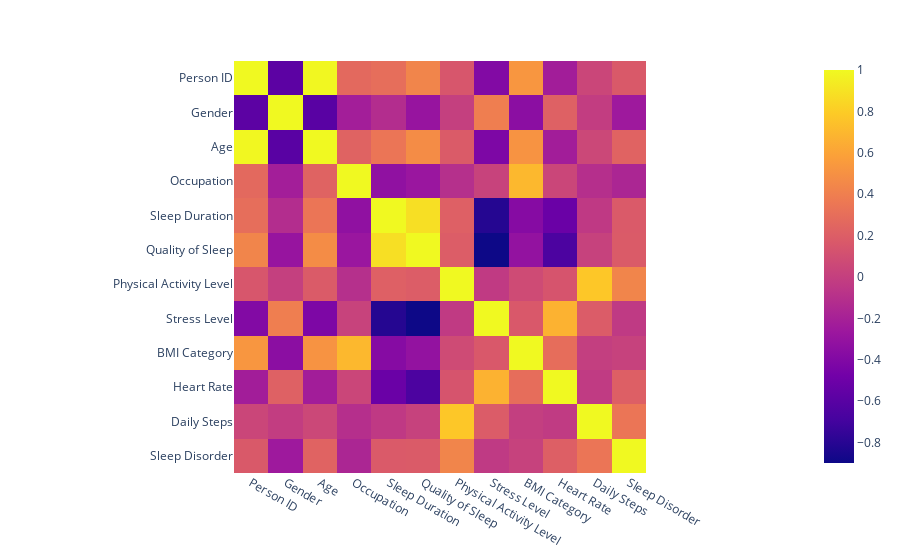

Notebook source saved alongside this figure:
### Code cell
import plotly.express as px
fig = px.imshow(df1.corr())
fig.show()

### Figure 1 — Plotly figure (JSON) as saved in the notebook; plotly's stock layout.template omitted (floating-point values rounded to 4 significant figures; data arrays with more than 128 entries replaced by an {"elided": "..."} marker saying what was removed)
{"data": [{"coloraxis": "coloraxis", "hovertemplate": "x: %{x}<br>y: %{y}<br>color: %{z}<extra></extra>", "name": "0", "type": "heatmap", "x": ["Person ID", "Gender", "Age", "Occupation", "Sleep Duration", "Quality of Sleep", "Physical Activity Level", "Stress Level", "BMI Category", "Heart Rate", "Daily Steps", "Sleep Disorder"], "xaxis": "x", "y": ["Person ID", "Gender", "Age", "Occupation", "Sleep Duration", "Quality of Sleep", "Physical Activity Level", "Stress Level", "BMI Category", "Heart Rate", "Daily Steps", "Sleep Disorder"], "yaxis": "y", "z": {"elided": "12x12 float values"}}], "layout": {"coloraxis": {"colorscale": [[0, "#0d0887"], [0.1111, "#46039f"], [0.2222, "#7201a8"], [0.3333, "#9c179e"], [0.4444, "#bd3786"], [0.5556, "#d8576b"], [0.6667, "#ed7953"], [0.7778, "#fb9f3a"], [0.8889, "#fdca26"], [1, "#f0f921"]]}, "margin": {"t": 60}, "xaxis": {"anchor": "y", "constrain": "domain", "domain": [0, 1], "scaleanchor": "y"}, "yaxis": {"anchor": "x", "autorange": "reversed", "constrain": "domain", "domain": [0, 1]}}}
